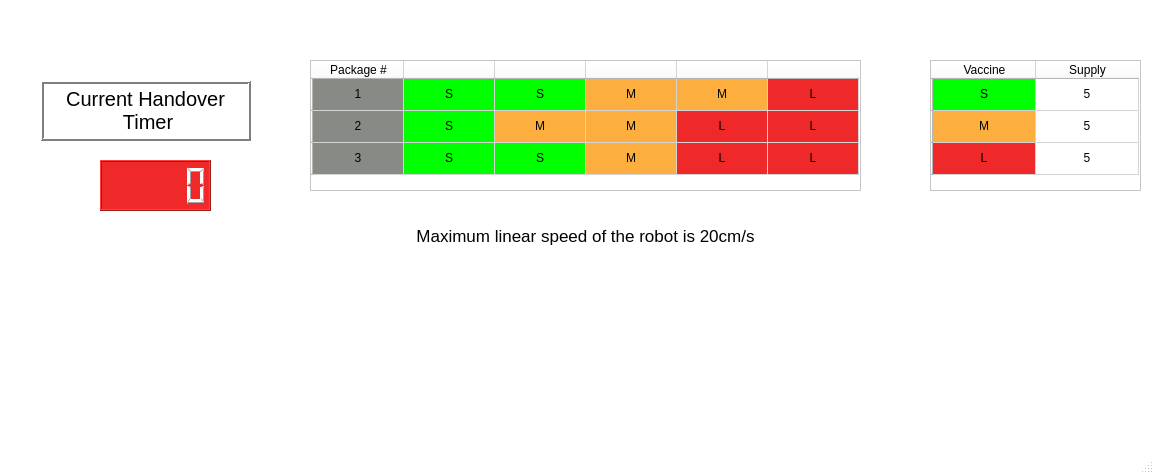
<?xml version="1.0" encoding="UTF-8"?>
<ui version="4.0">
 <class>MainWindow</class>
 <widget class="QMainWindow" name="MainWindow">
  <property name="geometry">
   <rect>
    <x>0</x>
    <y>0</y>
    <width>1154</width>
    <height>474</height>
   </rect>
  </property>
  <property name="sizePolicy">
   <sizepolicy hsizetype="Fixed" vsizetype="Fixed">
    <horstretch>0</horstretch>
    <verstretch>0</verstretch>
   </sizepolicy>
  </property>
  <property name="minimumSize">
   <size>
    <width>20</width>
    <height>0</height>
   </size>
  </property>
  <property name="palette">
   <palette>
    <active>
     <colorrole role="WindowText">
      <brush brushstyle="SolidPattern">
       <color alpha="255">
        <red>0</red>
        <green>0</green>
        <blue>0</blue>
       </color>
      </brush>
     </colorrole>
     <colorrole role="Button">
      <brush brushstyle="SolidPattern">
       <color alpha="255">
        <red>255</red>
        <green>255</green>
        <blue>255</blue>
       </color>
      </brush>
     </colorrole>
     <colorrole role="Light">
      <brush brushstyle="SolidPattern">
       <color alpha="255">
        <red>255</red>
        <green>255</green>
        <blue>255</blue>
       </color>
      </brush>
     </colorrole>
     <colorrole role="Midlight">
      <brush brushstyle="SolidPattern">
       <color alpha="255">
        <red>255</red>
        <green>255</green>
        <blue>255</blue>
       </color>
      </brush>
     </colorrole>
     <colorrole role="Dark">
      <brush brushstyle="SolidPattern">
       <color alpha="255">
        <red>127</red>
        <green>127</green>
        <blue>127</blue>
       </color>
      </brush>
     </colorrole>
     <colorrole role="Mid">
      <brush brushstyle="SolidPattern">
       <color alpha="255">
        <red>170</red>
        <green>170</green>
        <blue>170</blue>
       </color>
      </brush>
     </colorrole>
     <colorrole role="Text">
      <brush brushstyle="SolidPattern">
       <color alpha="255">
        <red>0</red>
        <green>0</green>
        <blue>0</blue>
       </color>
      </brush>
     </colorrole>
     <colorrole role="BrightText">
      <brush brushstyle="SolidPattern">
       <color alpha="255">
        <red>255</red>
        <green>255</green>
        <blue>255</blue>
       </color>
      </brush>
     </colorrole>
     <colorrole role="ButtonText">
      <brush brushstyle="SolidPattern">
       <color alpha="255">
        <red>0</red>
        <green>0</green>
        <blue>0</blue>
       </color>
      </brush>
     </colorrole>
     <colorrole role="Base">
      <brush brushstyle="SolidPattern">
       <color alpha="255">
        <red>255</red>
        <green>255</green>
        <blue>255</blue>
       </color>
      </brush>
     </colorrole>
     <colorrole role="Window">
      <brush brushstyle="SolidPattern">
       <color alpha="255">
        <red>255</red>
        <green>255</green>
        <blue>255</blue>
       </color>
      </brush>
     </colorrole>
     <colorrole role="Shadow">
      <brush brushstyle="SolidPattern">
       <color alpha="255">
        <red>0</red>
        <green>0</green>
        <blue>0</blue>
       </color>
      </brush>
     </colorrole>
     <colorrole role="AlternateBase">
      <brush brushstyle="SolidPattern">
       <color alpha="255">
        <red>255</red>
        <green>255</green>
        <blue>255</blue>
       </color>
      </brush>
     </colorrole>
     <colorrole role="ToolTipBase">
      <brush brushstyle="SolidPattern">
       <color alpha="255">
        <red>255</red>
        <green>255</green>
        <blue>220</blue>
       </color>
      </brush>
     </colorrole>
     <colorrole role="ToolTipText">
      <brush brushstyle="SolidPattern">
       <color alpha="255">
        <red>0</red>
        <green>0</green>
        <blue>0</blue>
       </color>
      </brush>
     </colorrole>
    </active>
    <inactive>
     <colorrole role="WindowText">
      <brush brushstyle="SolidPattern">
       <color alpha="255">
        <red>0</red>
        <green>0</green>
        <blue>0</blue>
       </color>
      </brush>
     </colorrole>
     <colorrole role="Button">
      <brush brushstyle="SolidPattern">
       <color alpha="255">
        <red>255</red>
        <green>255</green>
        <blue>255</blue>
       </color>
      </brush>
     </colorrole>
     <colorrole role="Light">
      <brush brushstyle="SolidPattern">
       <color alpha="255">
        <red>255</red>
        <green>255</green>
        <blue>255</blue>
       </color>
      </brush>
     </colorrole>
     <colorrole role="Midlight">
      <brush brushstyle="SolidPattern">
       <color alpha="255">
        <red>255</red>
        <green>255</green>
        <blue>255</blue>
       </color>
      </brush>
     </colorrole>
     <colorrole role="Dark">
      <brush brushstyle="SolidPattern">
       <color alpha="255">
        <red>127</red>
        <green>127</green>
        <blue>127</blue>
       </color>
      </brush>
     </colorrole>
     <colorrole role="Mid">
      <brush brushstyle="SolidPattern">
       <color alpha="255">
        <red>170</red>
        <green>170</green>
        <blue>170</blue>
       </color>
      </brush>
     </colorrole>
     <colorrole role="Text">
      <brush brushstyle="SolidPattern">
       <color alpha="255">
        <red>0</red>
        <green>0</green>
        <blue>0</blue>
       </color>
      </brush>
     </colorrole>
     <colorrole role="BrightText">
      <brush brushstyle="SolidPattern">
       <color alpha="255">
        <red>255</red>
        <green>255</green>
        <blue>255</blue>
       </color>
      </brush>
     </colorrole>
     <colorrole role="ButtonText">
      <brush brushstyle="SolidPattern">
       <color alpha="255">
        <red>0</red>
        <green>0</green>
        <blue>0</blue>
       </color>
      </brush>
     </colorrole>
     <colorrole role="Base">
      <brush brushstyle="SolidPattern">
       <color alpha="255">
        <red>255</red>
        <green>255</green>
        <blue>255</blue>
       </color>
      </brush>
     </colorrole>
     <colorrole role="Window">
      <brush brushstyle="SolidPattern">
       <color alpha="255">
        <red>255</red>
        <green>255</green>
        <blue>255</blue>
       </color>
      </brush>
     </colorrole>
     <colorrole role="Shadow">
      <brush brushstyle="SolidPattern">
       <color alpha="255">
        <red>0</red>
        <green>0</green>
        <blue>0</blue>
       </color>
      </brush>
     </colorrole>
     <colorrole role="AlternateBase">
      <brush brushstyle="SolidPattern">
       <color alpha="255">
        <red>255</red>
        <green>255</green>
        <blue>255</blue>
       </color>
      </brush>
     </colorrole>
     <colorrole role="ToolTipBase">
      <brush brushstyle="SolidPattern">
       <color alpha="255">
        <red>255</red>
        <green>255</green>
        <blue>220</blue>
       </color>
      </brush>
     </colorrole>
     <colorrole role="ToolTipText">
      <brush brushstyle="SolidPattern">
       <color alpha="255">
        <red>0</red>
        <green>0</green>
        <blue>0</blue>
       </color>
      </brush>
     </colorrole>
    </inactive>
    <disabled>
     <colorrole role="WindowText">
      <brush brushstyle="SolidPattern">
       <color alpha="255">
        <red>127</red>
        <green>127</green>
        <blue>127</blue>
       </color>
      </brush>
     </colorrole>
     <colorrole role="Button">
      <brush brushstyle="SolidPattern">
       <color alpha="255">
        <red>255</red>
        <green>255</green>
        <blue>255</blue>
       </color>
      </brush>
     </colorrole>
     <colorrole role="Light">
      <brush brushstyle="SolidPattern">
       <color alpha="255">
        <red>255</red>
        <green>255</green>
        <blue>255</blue>
       </color>
      </brush>
     </colorrole>
     <colorrole role="Midlight">
      <brush brushstyle="SolidPattern">
       <color alpha="255">
        <red>255</red>
        <green>255</green>
        <blue>255</blue>
       </color>
      </brush>
     </colorrole>
     <colorrole role="Dark">
      <brush brushstyle="SolidPattern">
       <color alpha="255">
        <red>127</red>
        <green>127</green>
        <blue>127</blue>
       </color>
      </brush>
     </colorrole>
     <colorrole role="Mid">
      <brush brushstyle="SolidPattern">
       <color alpha="255">
        <red>170</red>
        <green>170</green>
        <blue>170</blue>
       </color>
      </brush>
     </colorrole>
     <colorrole role="Text">
      <brush brushstyle="SolidPattern">
       <color alpha="255">
        <red>127</red>
        <green>127</green>
        <blue>127</blue>
       </color>
      </brush>
     </colorrole>
     <colorrole role="BrightText">
      <brush brushstyle="SolidPattern">
       <color alpha="255">
        <red>255</red>
        <green>255</green>
        <blue>255</blue>
       </color>
      </brush>
     </colorrole>
     <colorrole role="ButtonText">
      <brush brushstyle="SolidPattern">
       <color alpha="255">
        <red>127</red>
        <green>127</green>
        <blue>127</blue>
       </color>
      </brush>
     </colorrole>
     <colorrole role="Base">
      <brush brushstyle="SolidPattern">
       <color alpha="255">
        <red>255</red>
        <green>255</green>
        <blue>255</blue>
       </color>
      </brush>
     </colorrole>
     <colorrole role="Window">
      <brush brushstyle="SolidPattern">
       <color alpha="255">
        <red>255</red>
        <green>255</green>
        <blue>255</blue>
       </color>
      </brush>
     </colorrole>
     <colorrole role="Shadow">
      <brush brushstyle="SolidPattern">
       <color alpha="255">
        <red>0</red>
        <green>0</green>
        <blue>0</blue>
       </color>
      </brush>
     </colorrole>
     <colorrole role="AlternateBase">
      <brush brushstyle="SolidPattern">
       <color alpha="255">
        <red>255</red>
        <green>255</green>
        <blue>255</blue>
       </color>
      </brush>
     </colorrole>
     <colorrole role="ToolTipBase">
      <brush brushstyle="SolidPattern">
       <color alpha="255">
        <red>255</red>
        <green>255</green>
        <blue>220</blue>
       </color>
      </brush>
     </colorrole>
     <colorrole role="ToolTipText">
      <brush brushstyle="SolidPattern">
       <color alpha="255">
        <red>0</red>
        <green>0</green>
        <blue>0</blue>
       </color>
      </brush>
     </colorrole>
    </disabled>
   </palette>
  </property>
  <property name="windowTitle">
   <string>MainWindow</string>
  </property>
  <widget class="QWidget" name="centralwidget">
   <widget class="QTableWidget" name="PackageVaccineSequence">
    <property name="geometry">
     <rect>
      <x>310</x>
      <y>60</y>
      <width>551</width>
      <height>131</height>
     </rect>
    </property>
    <property name="sizePolicy">
     <sizepolicy hsizetype="Fixed" vsizetype="Fixed">
      <horstretch>0</horstretch>
      <verstretch>0</verstretch>
     </sizepolicy>
    </property>
    <property name="minimumSize">
     <size>
      <width>20</width>
      <height>0</height>
     </size>
    </property>
    <property name="maximumSize">
     <size>
      <width>821</width>
      <height>16777215</height>
     </size>
    </property>
    <property name="midLineWidth">
     <number>0</number>
    </property>
    <property name="alternatingRowColors">
     <bool>true</bool>
    </property>
    <property name="iconSize">
     <size>
      <width>0</width>
      <height>0</height>
     </size>
    </property>
    <property name="rowCount">
     <number>3</number>
    </property>
    <attribute name="horizontalHeaderDefaultSectionSize">
     <number>91</number>
    </attribute>
    <attribute name="verticalHeaderDefaultSectionSize">
     <number>32</number>
    </attribute>
    <row>
     <property name="text">
      <string/>
     </property>
    </row>
    <row>
     <property name="text">
      <string/>
     </property>
    </row>
    <row>
     <property name="text">
      <string/>
     </property>
    </row>
    <column>
     <property name="text">
      <string>Package #</string>
     </property>
    </column>
    <column>
     <property name="text">
      <string/>
     </property>
    </column>
    <column>
     <property name="text">
      <string/>
     </property>
    </column>
    <column>
     <property name="text">
      <string/>
     </property>
    </column>
    <column>
     <property name="text">
      <string/>
     </property>
    </column>
    <column>
     <property name="text">
      <string/>
     </property>
    </column>
    <item row="0" column="0">
     <property name="text">
      <string>1</string>
     </property>
     <property name="textAlignment">
      <set>AlignCenter</set>
     </property>
     <property name="background">
      <brush brushstyle="SolidPattern">
       <color alpha="255">
        <red>136</red>
        <green>138</green>
        <blue>133</blue>
       </color>
      </brush>
     </property>
     <property name="foreground">
      <brush brushstyle="SolidPattern">
       <color alpha="255">
        <red>0</red>
        <green>0</green>
        <blue>0</blue>
       </color>
      </brush>
     </property>
    </item>
    <item row="0" column="1">
     <property name="text">
      <string>S</string>
     </property>
     <property name="textAlignment">
      <set>AlignCenter</set>
     </property>
     <property name="background">
      <brush brushstyle="SolidPattern">
       <color alpha="255">
        <red>0</red>
        <green>255</green>
        <blue>0</blue>
       </color>
      </brush>
     </property>
    </item>
    <item row="0" column="2">
     <property name="text">
      <string>S</string>
     </property>
     <property name="textAlignment">
      <set>AlignCenter</set>
     </property>
     <property name="background">
      <brush brushstyle="SolidPattern">
       <color alpha="255">
        <red>0</red>
        <green>255</green>
        <blue>0</blue>
       </color>
      </brush>
     </property>
    </item>
    <item row="0" column="3">
     <property name="text">
      <string>M</string>
     </property>
     <property name="textAlignment">
      <set>AlignCenter</set>
     </property>
     <property name="background">
      <brush brushstyle="SolidPattern">
       <color alpha="255">
        <red>252</red>
        <green>175</green>
        <blue>62</blue>
       </color>
      </brush>
     </property>
    </item>
    <item row="0" column="4">
     <property name="text">
      <string>M</string>
     </property>
     <property name="textAlignment">
      <set>AlignCenter</set>
     </property>
     <property name="background">
      <brush brushstyle="SolidPattern">
       <color alpha="255">
        <red>252</red>
        <green>175</green>
        <blue>62</blue>
       </color>
      </brush>
     </property>
    </item>
    <item row="0" column="5">
     <property name="text">
      <string>L</string>
     </property>
     <property name="textAlignment">
      <set>AlignCenter</set>
     </property>
     <property name="background">
      <brush brushstyle="SolidPattern">
       <color alpha="255">
        <red>239</red>
        <green>41</green>
        <blue>41</blue>
       </color>
      </brush>
     </property>
    </item>
    <item row="1" column="0">
     <property name="text">
      <string>2</string>
     </property>
     <property name="textAlignment">
      <set>AlignCenter</set>
     </property>
     <property name="background">
      <brush brushstyle="SolidPattern">
       <color alpha="255">
        <red>136</red>
        <green>138</green>
        <blue>133</blue>
       </color>
      </brush>
     </property>
    </item>
    <item row="1" column="1">
     <property name="text">
      <string>S</string>
     </property>
     <property name="textAlignment">
      <set>AlignCenter</set>
     </property>
     <property name="background">
      <brush brushstyle="SolidPattern">
       <color alpha="255">
        <red>0</red>
        <green>255</green>
        <blue>0</blue>
       </color>
      </brush>
     </property>
     <property name="foreground">
      <brush brushstyle="NoBrush">
       <color alpha="255">
        <red>0</red>
        <green>0</green>
        <blue>0</blue>
       </color>
      </brush>
     </property>
    </item>
    <item row="1" column="2">
     <property name="text">
      <string>M</string>
     </property>
     <property name="textAlignment">
      <set>AlignCenter</set>
     </property>
     <property name="background">
      <brush brushstyle="SolidPattern">
       <color alpha="255">
        <red>252</red>
        <green>175</green>
        <blue>62</blue>
       </color>
      </brush>
     </property>
     <property name="foreground">
      <brush brushstyle="NoBrush">
       <color alpha="255">
        <red>0</red>
        <green>0</green>
        <blue>0</blue>
       </color>
      </brush>
     </property>
    </item>
    <item row="1" column="3">
     <property name="text">
      <string>M</string>
     </property>
     <property name="textAlignment">
      <set>AlignCenter</set>
     </property>
     <property name="background">
      <brush brushstyle="SolidPattern">
       <color alpha="255">
        <red>252</red>
        <green>175</green>
        <blue>62</blue>
       </color>
      </brush>
     </property>
    </item>
    <item row="1" column="4">
     <property name="text">
      <string>L</string>
     </property>
     <property name="textAlignment">
      <set>AlignCenter</set>
     </property>
     <property name="background">
      <brush brushstyle="SolidPattern">
       <color alpha="255">
        <red>239</red>
        <green>41</green>
        <blue>41</blue>
       </color>
      </brush>
     </property>
    </item>
    <item row="1" column="5">
     <property name="text">
      <string>L</string>
     </property>
     <property name="textAlignment">
      <set>AlignCenter</set>
     </property>
     <property name="background">
      <brush brushstyle="SolidPattern">
       <color alpha="255">
        <red>239</red>
        <green>41</green>
        <blue>41</blue>
       </color>
      </brush>
     </property>
    </item>
    <item row="2" column="0">
     <property name="text">
      <string>3</string>
     </property>
     <property name="textAlignment">
      <set>AlignCenter</set>
     </property>
     <property name="background">
      <brush brushstyle="SolidPattern">
       <color alpha="255">
        <red>136</red>
        <green>138</green>
        <blue>133</blue>
       </color>
      </brush>
     </property>
    </item>
    <item row="2" column="1">
     <property name="text">
      <string>S</string>
     </property>
     <property name="textAlignment">
      <set>AlignCenter</set>
     </property>
     <property name="background">
      <brush brushstyle="SolidPattern">
       <color alpha="255">
        <red>0</red>
        <green>255</green>
        <blue>0</blue>
       </color>
      </brush>
     </property>
    </item>
    <item row="2" column="2">
     <property name="text">
      <string>S</string>
     </property>
     <property name="textAlignment">
      <set>AlignCenter</set>
     </property>
     <property name="background">
      <brush brushstyle="SolidPattern">
       <color alpha="255">
        <red>0</red>
        <green>255</green>
        <blue>0</blue>
       </color>
      </brush>
     </property>
    </item>
    <item row="2" column="3">
     <property name="text">
      <string>M</string>
     </property>
     <property name="textAlignment">
      <set>AlignCenter</set>
     </property>
     <property name="background">
      <brush brushstyle="SolidPattern">
       <color alpha="255">
        <red>252</red>
        <green>175</green>
        <blue>62</blue>
       </color>
      </brush>
     </property>
    </item>
    <item row="2" column="4">
     <property name="text">
      <string>L</string>
     </property>
     <property name="textAlignment">
      <set>AlignCenter</set>
     </property>
     <property name="background">
      <brush brushstyle="SolidPattern">
       <color alpha="255">
        <red>239</red>
        <green>41</green>
        <blue>41</blue>
       </color>
      </brush>
     </property>
    </item>
    <item row="2" column="5">
     <property name="text">
      <string>L</string>
     </property>
     <property name="textAlignment">
      <set>AlignCenter</set>
     </property>
     <property name="background">
      <brush brushstyle="SolidPattern">
       <color alpha="255">
        <red>239</red>
        <green>41</green>
        <blue>41</blue>
       </color>
      </brush>
     </property>
    </item>
   </widget>
   <widget class="QLabel" name="label">
    <property name="geometry">
     <rect>
      <x>40</x>
      <y>80</y>
      <width>211</width>
      <height>61</height>
     </rect>
    </property>
    <property name="palette">
     <palette>
      <active>
       <colorrole role="WindowText">
        <brush brushstyle="SolidPattern">
         <color alpha="255">
          <red>0</red>
          <green>0</green>
          <blue>0</blue>
         </color>
        </brush>
       </colorrole>
       <colorrole role="Button">
        <brush brushstyle="SolidPattern">
         <color alpha="255">
          <red>255</red>
          <green>255</green>
          <blue>255</blue>
         </color>
        </brush>
       </colorrole>
       <colorrole role="Light">
        <brush brushstyle="SolidPattern">
         <color alpha="255">
          <red>255</red>
          <green>255</green>
          <blue>255</blue>
         </color>
        </brush>
       </colorrole>
       <colorrole role="Midlight">
        <brush brushstyle="SolidPattern">
         <color alpha="255">
          <red>255</red>
          <green>255</green>
          <blue>255</blue>
         </color>
        </brush>
       </colorrole>
       <colorrole role="Dark">
        <brush brushstyle="SolidPattern">
         <color alpha="255">
          <red>127</red>
          <green>127</green>
          <blue>127</blue>
         </color>
        </brush>
       </colorrole>
       <colorrole role="Mid">
        <brush brushstyle="SolidPattern">
         <color alpha="255">
          <red>170</red>
          <green>170</green>
          <blue>170</blue>
         </color>
        </brush>
       </colorrole>
       <colorrole role="Text">
        <brush brushstyle="SolidPattern">
         <color alpha="255">
          <red>0</red>
          <green>0</green>
          <blue>0</blue>
         </color>
        </brush>
       </colorrole>
       <colorrole role="BrightText">
        <brush brushstyle="SolidPattern">
         <color alpha="255">
          <red>255</red>
          <green>255</green>
          <blue>255</blue>
         </color>
        </brush>
       </colorrole>
       <colorrole role="ButtonText">
        <brush brushstyle="SolidPattern">
         <color alpha="255">
          <red>0</red>
          <green>0</green>
          <blue>0</blue>
         </color>
        </brush>
       </colorrole>
       <colorrole role="Base">
        <brush brushstyle="SolidPattern">
         <color alpha="255">
          <red>255</red>
          <green>255</green>
          <blue>255</blue>
         </color>
        </brush>
       </colorrole>
       <colorrole role="Window">
        <brush brushstyle="SolidPattern">
         <color alpha="255">
          <red>255</red>
          <green>255</green>
          <blue>255</blue>
         </color>
        </brush>
       </colorrole>
       <colorrole role="Shadow">
        <brush brushstyle="SolidPattern">
         <color alpha="255">
          <red>0</red>
          <green>0</green>
          <blue>0</blue>
         </color>
        </brush>
       </colorrole>
       <colorrole role="AlternateBase">
        <brush brushstyle="SolidPattern">
         <color alpha="255">
          <red>255</red>
          <green>255</green>
          <blue>255</blue>
         </color>
        </brush>
       </colorrole>
       <colorrole role="ToolTipBase">
        <brush brushstyle="SolidPattern">
         <color alpha="255">
          <red>255</red>
          <green>255</green>
          <blue>220</blue>
         </color>
        </brush>
       </colorrole>
       <colorrole role="ToolTipText">
        <brush brushstyle="SolidPattern">
         <color alpha="255">
          <red>0</red>
          <green>0</green>
          <blue>0</blue>
         </color>
        </brush>
       </colorrole>
      </active>
      <inactive>
       <colorrole role="WindowText">
        <brush brushstyle="SolidPattern">
         <color alpha="255">
          <red>0</red>
          <green>0</green>
          <blue>0</blue>
         </color>
        </brush>
       </colorrole>
       <colorrole role="Button">
        <brush brushstyle="SolidPattern">
         <color alpha="255">
          <red>255</red>
          <green>255</green>
          <blue>255</blue>
         </color>
        </brush>
       </colorrole>
       <colorrole role="Light">
        <brush brushstyle="SolidPattern">
         <color alpha="255">
          <red>255</red>
          <green>255</green>
          <blue>255</blue>
         </color>
        </brush>
       </colorrole>
       <colorrole role="Midlight">
        <brush brushstyle="SolidPattern">
         <color alpha="255">
          <red>255</red>
          <green>255</green>
          <blue>255</blue>
         </color>
        </brush>
       </colorrole>
       <colorrole role="Dark">
        <brush brushstyle="SolidPattern">
         <color alpha="255">
          <red>127</red>
          <green>127</green>
          <blue>127</blue>
         </color>
        </brush>
       </colorrole>
       <colorrole role="Mid">
        <brush brushstyle="SolidPattern">
         <color alpha="255">
          <red>170</red>
          <green>170</green>
          <blue>170</blue>
         </color>
        </brush>
       </colorrole>
       <colorrole role="Text">
        <brush brushstyle="SolidPattern">
         <color alpha="255">
          <red>0</red>
          <green>0</green>
          <blue>0</blue>
         </color>
        </brush>
       </colorrole>
       <colorrole role="BrightText">
        <brush brushstyle="SolidPattern">
         <color alpha="255">
          <red>255</red>
          <green>255</green>
          <blue>255</blue>
         </color>
        </brush>
       </colorrole>
       <colorrole role="ButtonText">
        <brush brushstyle="SolidPattern">
         <color alpha="255">
          <red>0</red>
          <green>0</green>
          <blue>0</blue>
         </color>
        </brush>
       </colorrole>
       <colorrole role="Base">
        <brush brushstyle="SolidPattern">
         <color alpha="255">
          <red>255</red>
          <green>255</green>
          <blue>255</blue>
         </color>
        </brush>
       </colorrole>
       <colorrole role="Window">
        <brush brushstyle="SolidPattern">
         <color alpha="255">
          <red>255</red>
          <green>255</green>
          <blue>255</blue>
         </color>
        </brush>
       </colorrole>
       <colorrole role="Shadow">
        <brush brushstyle="SolidPattern">
         <color alpha="255">
          <red>0</red>
          <green>0</green>
          <blue>0</blue>
         </color>
        </brush>
       </colorrole>
       <colorrole role="AlternateBase">
        <brush brushstyle="SolidPattern">
         <color alpha="255">
          <red>255</red>
          <green>255</green>
          <blue>255</blue>
         </color>
        </brush>
       </colorrole>
       <colorrole role="ToolTipBase">
        <brush brushstyle="SolidPattern">
         <color alpha="255">
          <red>255</red>
          <green>255</green>
          <blue>220</blue>
         </color>
        </brush>
       </colorrole>
       <colorrole role="ToolTipText">
        <brush brushstyle="SolidPattern">
         <color alpha="255">
          <red>0</red>
          <green>0</green>
          <blue>0</blue>
         </color>
        </brush>
       </colorrole>
      </inactive>
      <disabled>
       <colorrole role="WindowText">
        <brush brushstyle="SolidPattern">
         <color alpha="255">
          <red>127</red>
          <green>127</green>
          <blue>127</blue>
         </color>
        </brush>
       </colorrole>
       <colorrole role="Button">
        <brush brushstyle="SolidPattern">
         <color alpha="255">
          <red>255</red>
          <green>255</green>
          <blue>255</blue>
         </color>
        </brush>
       </colorrole>
       <colorrole role="Light">
        <brush brushstyle="SolidPattern">
         <color alpha="255">
          <red>255</red>
          <green>255</green>
          <blue>255</blue>
         </color>
        </brush>
       </colorrole>
       <colorrole role="Midlight">
        <brush brushstyle="SolidPattern">
         <color alpha="255">
          <red>255</red>
          <green>255</green>
          <blue>255</blue>
         </color>
        </brush>
       </colorrole>
       <colorrole role="Dark">
        <brush brushstyle="SolidPattern">
         <color alpha="255">
          <red>127</red>
          <green>127</green>
          <blue>127</blue>
         </color>
        </brush>
       </colorrole>
       <colorrole role="Mid">
        <brush brushstyle="SolidPattern">
         <color alpha="255">
          <red>170</red>
          <green>170</green>
          <blue>170</blue>
         </color>
        </brush>
       </colorrole>
       <colorrole role="Text">
        <brush brushstyle="SolidPattern">
         <color alpha="255">
          <red>127</red>
          <green>127</green>
          <blue>127</blue>
         </color>
        </brush>
       </colorrole>
       <colorrole role="BrightText">
        <brush brushstyle="SolidPattern">
         <color alpha="255">
          <red>255</red>
          <green>255</green>
          <blue>255</blue>
         </color>
        </brush>
       </colorrole>
       <colorrole role="ButtonText">
        <brush brushstyle="SolidPattern">
         <color alpha="255">
          <red>127</red>
          <green>127</green>
          <blue>127</blue>
         </color>
        </brush>
       </colorrole>
       <colorrole role="Base">
        <brush brushstyle="SolidPattern">
         <color alpha="255">
          <red>255</red>
          <green>255</green>
          <blue>255</blue>
         </color>
        </brush>
       </colorrole>
       <colorrole role="Window">
        <brush brushstyle="SolidPattern">
         <color alpha="255">
          <red>255</red>
          <green>255</green>
          <blue>255</blue>
         </color>
        </brush>
       </colorrole>
       <colorrole role="Shadow">
        <brush brushstyle="SolidPattern">
         <color alpha="255">
          <red>0</red>
          <green>0</green>
          <blue>0</blue>
         </color>
        </brush>
       </colorrole>
       <colorrole role="AlternateBase">
        <brush brushstyle="SolidPattern">
         <color alpha="255">
          <red>255</red>
          <green>255</green>
          <blue>255</blue>
         </color>
        </brush>
       </colorrole>
       <colorrole role="ToolTipBase">
        <brush brushstyle="SolidPattern">
         <color alpha="255">
          <red>255</red>
          <green>255</green>
          <blue>220</blue>
         </color>
        </brush>
       </colorrole>
       <colorrole role="ToolTipText">
        <brush brushstyle="SolidPattern">
         <color alpha="255">
          <red>0</red>
          <green>0</green>
          <blue>0</blue>
         </color>
        </brush>
       </colorrole>
      </disabled>
     </palette>
    </property>
    <property name="font">
     <font>
      <pointsize>15</pointsize>
     </font>
    </property>
    <property name="autoFillBackground">
     <bool>false</bool>
    </property>
    <property name="frameShape">
     <enum>QFrame::Box</enum>
    </property>
    <property name="frameShadow">
     <enum>QFrame::Raised</enum>
    </property>
    <property name="lineWidth">
     <number>2</number>
    </property>
    <property name="midLineWidth">
     <number>0</number>
    </property>
    <property name="text">
     <string>Current Handover 
 Timer</string>
    </property>
    <property name="alignment">
     <set>Qt::AlignCenter</set>
    </property>
   </widget>
   <widget class="QLabel" name="label_11">
    <property name="geometry">
     <rect>
      <x>350</x>
      <y>220</y>
      <width>471</width>
      <height>31</height>
     </rect>
    </property>
    <property name="font">
     <font>
      <pointsize>13</pointsize>
     </font>
    </property>
    <property name="text">
     <string>Maximum linear speed of the robot is 20cm/s</string>
    </property>
    <property name="alignment">
     <set>Qt::AlignCenter</set>
    </property>
   </widget>
   <widget class="QTableWidget" name="RemainingVaccineSupply">
    <property name="geometry">
     <rect>
      <x>930</x>
      <y>60</y>
      <width>211</width>
      <height>131</height>
     </rect>
    </property>
    <property name="maximumSize">
     <size>
      <width>821</width>
      <height>16777215</height>
     </size>
    </property>
    <attribute name="horizontalHeaderDefaultSectionSize">
     <number>103</number>
    </attribute>
    <attribute name="verticalHeaderDefaultSectionSize">
     <number>32</number>
    </attribute>
    <row>
     <property name="text">
      <string/>
     </property>
    </row>
    <row>
     <property name="text">
      <string/>
     </property>
    </row>
    <row>
     <property name="text">
      <string/>
     </property>
    </row>
    <column>
     <property name="text">
      <string>Vaccine</string>
     </property>
    </column>
    <column>
     <property name="text">
      <string>Supply</string>
     </property>
    </column>
    <item row="0" column="0">
     <property name="text">
      <string>S</string>
     </property>
     <property name="textAlignment">
      <set>AlignCenter</set>
     </property>
     <property name="background">
      <brush brushstyle="SolidPattern">
       <color alpha="255">
        <red>0</red>
        <green>255</green>
        <blue>0</blue>
       </color>
      </brush>
     </property>
     <property name="foreground">
      <brush brushstyle="NoBrush">
       <color alpha="255">
        <red>0</red>
        <green>0</green>
        <blue>0</blue>
       </color>
      </brush>
     </property>
    </item>
    <item row="0" column="1">
     <property name="text">
      <string>5</string>
     </property>
     <property name="textAlignment">
      <set>AlignCenter</set>
     </property>
    </item>
    <item row="1" column="0">
     <property name="text">
      <string>M</string>
     </property>
     <property name="textAlignment">
      <set>AlignCenter</set>
     </property>
     <property name="background">
      <brush brushstyle="SolidPattern">
       <color alpha="255">
        <red>252</red>
        <green>175</green>
        <blue>62</blue>
       </color>
      </brush>
     </property>
    </item>
    <item row="1" column="1">
     <property name="text">
      <string>5</string>
     </property>
     <property name="textAlignment">
      <set>AlignCenter</set>
     </property>
    </item>
    <item row="2" column="0">
     <property name="text">
      <string>L</string>
     </property>
     <property name="textAlignment">
      <set>AlignCenter</set>
     </property>
     <property name="background">
      <brush brushstyle="SolidPattern">
       <color alpha="255">
        <red>239</red>
        <green>41</green>
        <blue>41</blue>
       </color>
      </brush>
     </property>
    </item>
    <item row="2" column="1">
     <property name="text">
      <string>5</string>
     </property>
     <property name="textAlignment">
      <set>AlignCenter</set>
     </property>
    </item>
   </widget>
   <widget class="QLCDNumber" name="lcdNumber">
    <property name="geometry">
     <rect>
      <x>100</x>
      <y>160</y>
      <width>111</width>
      <height>51</height>
     </rect>
    </property>
    <property name="layoutDirection">
     <enum>Qt::LeftToRight</enum>
    </property>
    <property name="styleSheet">
     <string notr="true">background-color: rgb(239, 41, 41);
color: rgb(255, 255, 255);</string>
    </property>
    <property name="value" stdset="0">
     <double>0.000000000000000</double>
    </property>
    <property name="intValue" stdset="0">
     <number>0</number>
    </property>
   </widget>
  </widget>
  <widget class="QMenuBar" name="menubar">
   <property name="geometry">
    <rect>
     <x>0</x>
     <y>0</y>
     <width>1154</width>
     <height>26</height>
    </rect>
   </property>
  </widget>
  <widget class="QStatusBar" name="statusbar"/>
 </widget>
 <resources/>
 <connections/>
</ui>
